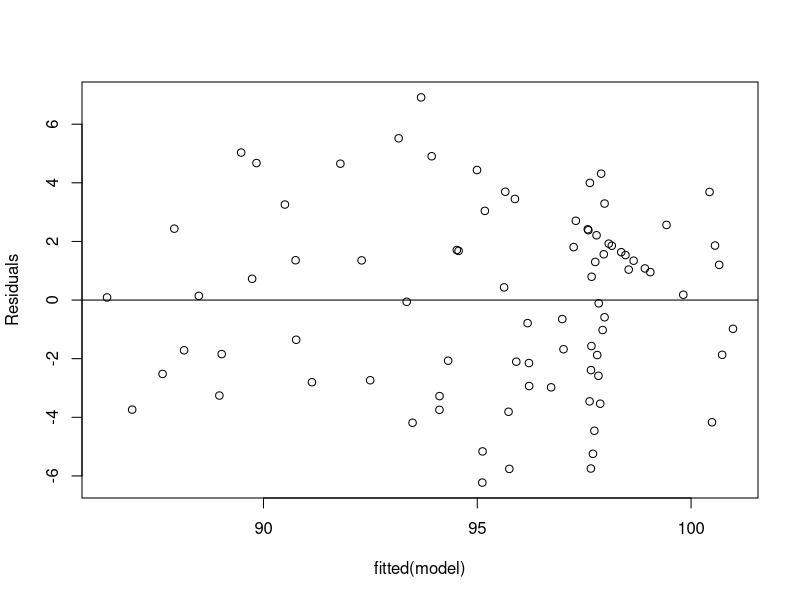
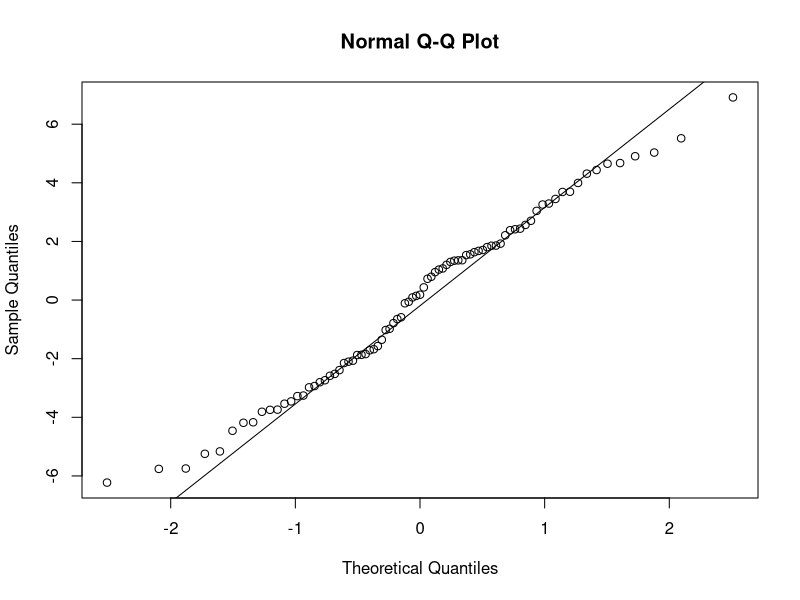

Write R code to recreate these figures, in order.
## ---- chunk 1
setwd("C:/Book/Chapter3/Examples")
data <-read.csv(file="Ex3.2.csv",head=TRUE,sep=",")
data=data[c(1:83),c(1:4)];
data
## ---- chunk 2
model <-lm(data$Capacity~data$InvT+data$SOC+data$time)
summary(model)
## ---- chunk 3
model <-lm(data$Capacity~data$InvT+data$SOC+data$time+data$InvT*data$SOC+data$InvT*data$time+data$SOC*data$time)
summary(model)
## ---- chunk 4
#Extract the residuals of the model
resi <-residuals(model)

#Plot the residuals versus fitted plot
plot(fitted(model),resi,ylab="Residuals")

#Add a horizontal line at 0
abline(0,0)
## ---- chunk 5
#Create the Q-Q plot for residuals
qqnorm(resi)

#Add a straight diagonal line to the plot
qqline(resi)
